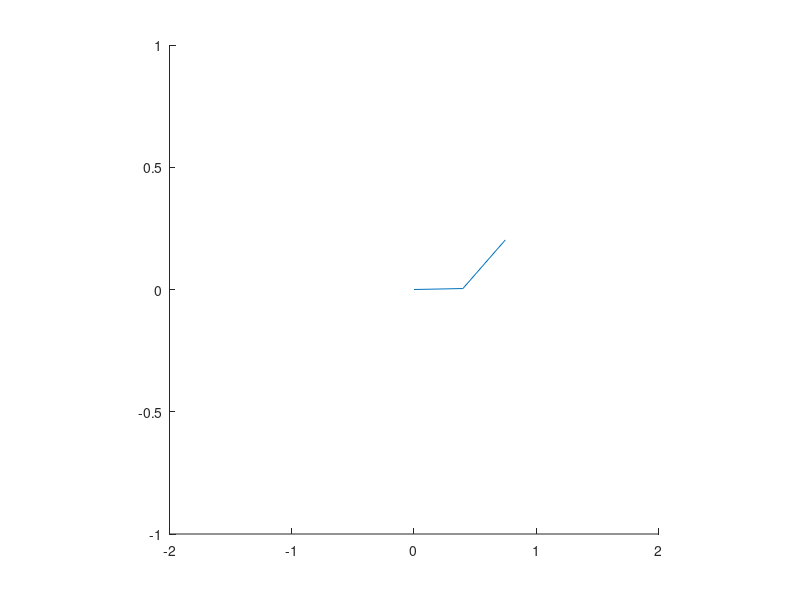

MATLAB code to generate this figure: (Note: this script raises an error after producing the figure.)
clc
clear all

%Initial conditions:
Theta1=0;
% Theta1=3*pi/2;
Theta2=pi/6;

L1=0.4;
L2=0.4;

fileID = fopen('joint_poses.txt','r');
formatSpec = '%f';
jointPoses = fscanf(fileID,formatSpec,[2 Inf]);
fclose (fileID);
jointPoses = jointPoses';
counter = size(jointPoses,1);
cla

% size(jointPoses)
for i = 1:counter

    Theta1 = jointPoses(i,1)+3*pi/2;
    Theta2 = jointPoses(i,2);

    %Calculate the location of the middle two joints

    pointl1 = [L1*cos(Theta1) ; L1*sin(Theta1)];
    pointl2 = pointl1 + [L2*cos(Theta1+Theta2);
                        L2*sin(Theta1+Theta2)];

    %Plot
    axis([-2 2 -1 1])
    axis square
    line([0,pointl1(1)],[0,pointl1(2,1)])
    hold on
    line([pointl1(1),pointl2(1)],[pointl1(2,1),pointl2(2,1)])
    plot(pointl2 (1),pointl2 (2),'O')
    pause(.1)

end
